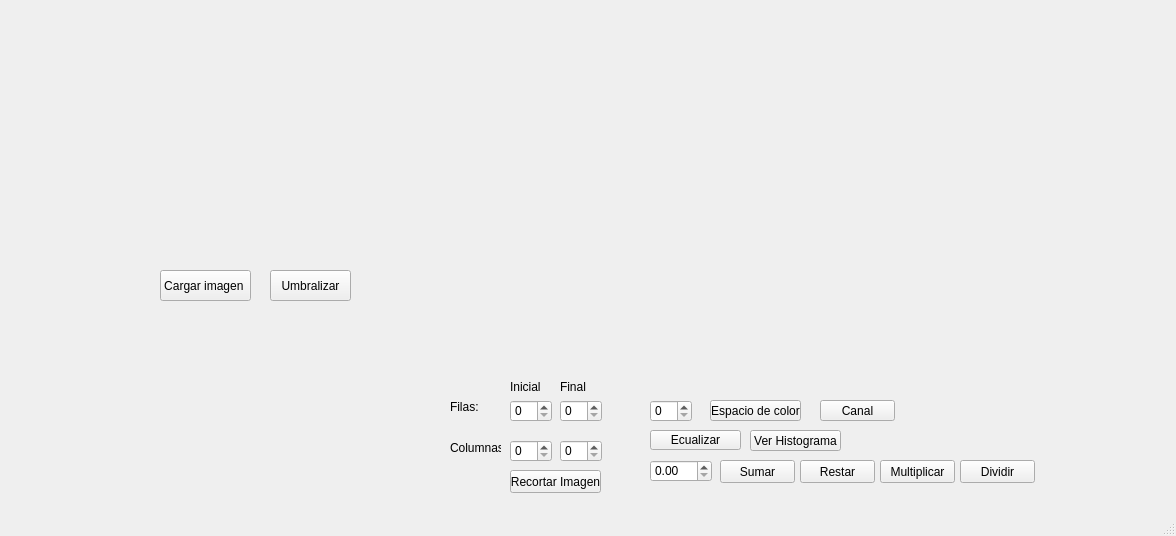
<?xml version="1.0" encoding="UTF-8"?>
<ui version="4.0">
 <class>MainWindow</class>
 <widget class="QMainWindow" name="MainWindow">
  <property name="geometry">
   <rect>
    <x>0</x>
    <y>0</y>
    <width>1176</width>
    <height>536</height>
   </rect>
  </property>
  <property name="windowTitle">
   <string>MainWindow</string>
  </property>
  <widget class="QWidget" name="centralwidget">
   <widget class="QWidget" name="campo_grafico" native="true">
    <property name="geometry">
     <rect>
      <x>0</x>
      <y>0</y>
      <width>441</width>
      <height>261</height>
     </rect>
    </property>
   </widget>
   <widget class="QWidget" name="campo_grafico2" native="true">
    <property name="geometry">
     <rect>
      <x>450</x>
      <y>0</y>
      <width>711</width>
      <height>361</height>
     </rect>
    </property>
   </widget>
   <widget class="QPushButton" name="boton_cargar">
    <property name="geometry">
     <rect>
      <x>160</x>
      <y>270</y>
      <width>91</width>
      <height>31</height>
     </rect>
    </property>
    <property name="text">
     <string>Cargar imagen </string>
    </property>
   </widget>
   <widget class="QPushButton" name="boton_histograma">
    <property name="geometry">
     <rect>
      <x>750</x>
      <y>430</y>
      <width>91</width>
      <height>21</height>
     </rect>
    </property>
    <property name="text">
     <string>Ver Histograma</string>
    </property>
   </widget>
   <widget class="QPushButton" name="boton_ecualizar">
    <property name="geometry">
     <rect>
      <x>650</x>
      <y>430</y>
      <width>91</width>
      <height>20</height>
     </rect>
    </property>
    <property name="text">
     <string>Ecualizar</string>
    </property>
   </widget>
   <widget class="QPushButton" name="boton_espacio_color">
    <property name="geometry">
     <rect>
      <x>710</x>
      <y>400</y>
      <width>91</width>
      <height>21</height>
     </rect>
    </property>
    <property name="text">
     <string>Espacio de color</string>
    </property>
   </widget>
   <widget class="QSpinBox" name="spinbox_canal">
    <property name="geometry">
     <rect>
      <x>650</x>
      <y>400</y>
      <width>42</width>
      <height>22</height>
     </rect>
    </property>
    <property name="maximum">
     <number>2</number>
    </property>
   </widget>
   <widget class="QPushButton" name="boton_canal">
    <property name="geometry">
     <rect>
      <x>820</x>
      <y>400</y>
      <width>75</width>
      <height>21</height>
     </rect>
    </property>
    <property name="text">
     <string>Canal</string>
    </property>
   </widget>
   <widget class="QPushButton" name="boton_recortar">
    <property name="geometry">
     <rect>
      <x>510</x>
      <y>470</y>
      <width>91</width>
      <height>23</height>
     </rect>
    </property>
    <property name="text">
     <string>Recortar Imagen</string>
    </property>
   </widget>
   <widget class="QPushButton" name="boton_sumar">
    <property name="geometry">
     <rect>
      <x>720</x>
      <y>460</y>
      <width>75</width>
      <height>23</height>
     </rect>
    </property>
    <property name="text">
     <string>Sumar</string>
    </property>
   </widget>
   <widget class="QPushButton" name="boton_restar">
    <property name="geometry">
     <rect>
      <x>800</x>
      <y>460</y>
      <width>75</width>
      <height>23</height>
     </rect>
    </property>
    <property name="text">
     <string>Restar</string>
    </property>
   </widget>
   <widget class="QPushButton" name="boton_dividir">
    <property name="geometry">
     <rect>
      <x>960</x>
      <y>460</y>
      <width>75</width>
      <height>23</height>
     </rect>
    </property>
    <property name="text">
     <string>Dividir</string>
    </property>
   </widget>
   <widget class="QPushButton" name="boton_multiplicar">
    <property name="geometry">
     <rect>
      <x>880</x>
      <y>460</y>
      <width>75</width>
      <height>23</height>
     </rect>
    </property>
    <property name="text">
     <string>Multiplicar</string>
    </property>
   </widget>
   <widget class="QDoubleSpinBox" name="spinbox_escalar">
    <property name="geometry">
     <rect>
      <x>650</x>
      <y>460</y>
      <width>62</width>
      <height>22</height>
     </rect>
    </property>
    <property name="maximum">
     <double>1.000000000000000</double>
    </property>
   </widget>
   <widget class="QLabel" name="info_imagen">
    <property name="geometry">
     <rect>
      <x>30</x>
      <y>330</y>
      <width>241</width>
      <height>121</height>
     </rect>
    </property>
    <property name="text">
     <string/>
    </property>
   </widget>
   <widget class="QPushButton" name="boton_umbralizar">
    <property name="geometry">
     <rect>
      <x>270</x>
      <y>270</y>
      <width>81</width>
      <height>31</height>
     </rect>
    </property>
    <property name="text">
     <string>Umbralizar</string>
    </property>
   </widget>
   <widget class="QSpinBox" name="fila_inicial">
    <property name="geometry">
     <rect>
      <x>510</x>
      <y>400</y>
      <width>42</width>
      <height>22</height>
     </rect>
    </property>
   </widget>
   <widget class="QSpinBox" name="fila_final">
    <property name="geometry">
     <rect>
      <x>560</x>
      <y>400</y>
      <width>42</width>
      <height>22</height>
     </rect>
    </property>
   </widget>
   <widget class="QSpinBox" name="columna_inicial">
    <property name="geometry">
     <rect>
      <x>510</x>
      <y>440</y>
      <width>42</width>
      <height>22</height>
     </rect>
    </property>
   </widget>
   <widget class="QSpinBox" name="columna_final">
    <property name="geometry">
     <rect>
      <x>560</x>
      <y>440</y>
      <width>42</width>
      <height>22</height>
     </rect>
    </property>
   </widget>
   <widget class="QLabel" name="label">
    <property name="geometry">
     <rect>
      <x>450</x>
      <y>400</y>
      <width>47</width>
      <height>13</height>
     </rect>
    </property>
    <property name="text">
     <string>Filas:</string>
    </property>
   </widget>
   <widget class="QLabel" name="label_2">
    <property name="geometry">
     <rect>
      <x>450</x>
      <y>440</y>
      <width>51</width>
      <height>16</height>
     </rect>
    </property>
    <property name="text">
     <string>Columnas:</string>
    </property>
   </widget>
   <widget class="QLabel" name="label_3">
    <property name="geometry">
     <rect>
      <x>560</x>
      <y>380</y>
      <width>47</width>
      <height>13</height>
     </rect>
    </property>
    <property name="text">
     <string>Final</string>
    </property>
   </widget>
   <widget class="QLabel" name="label_4">
    <property name="geometry">
     <rect>
      <x>510</x>
      <y>380</y>
      <width>47</width>
      <height>13</height>
     </rect>
    </property>
    <property name="text">
     <string>Inicial</string>
    </property>
   </widget>
  </widget>
  <widget class="QMenuBar" name="menubar">
   <property name="geometry">
    <rect>
     <x>0</x>
     <y>0</y>
     <width>1176</width>
     <height>21</height>
    </rect>
   </property>
  </widget>
  <widget class="QStatusBar" name="statusbar"/>
 </widget>
 <resources/>
 <connections/>
</ui>
